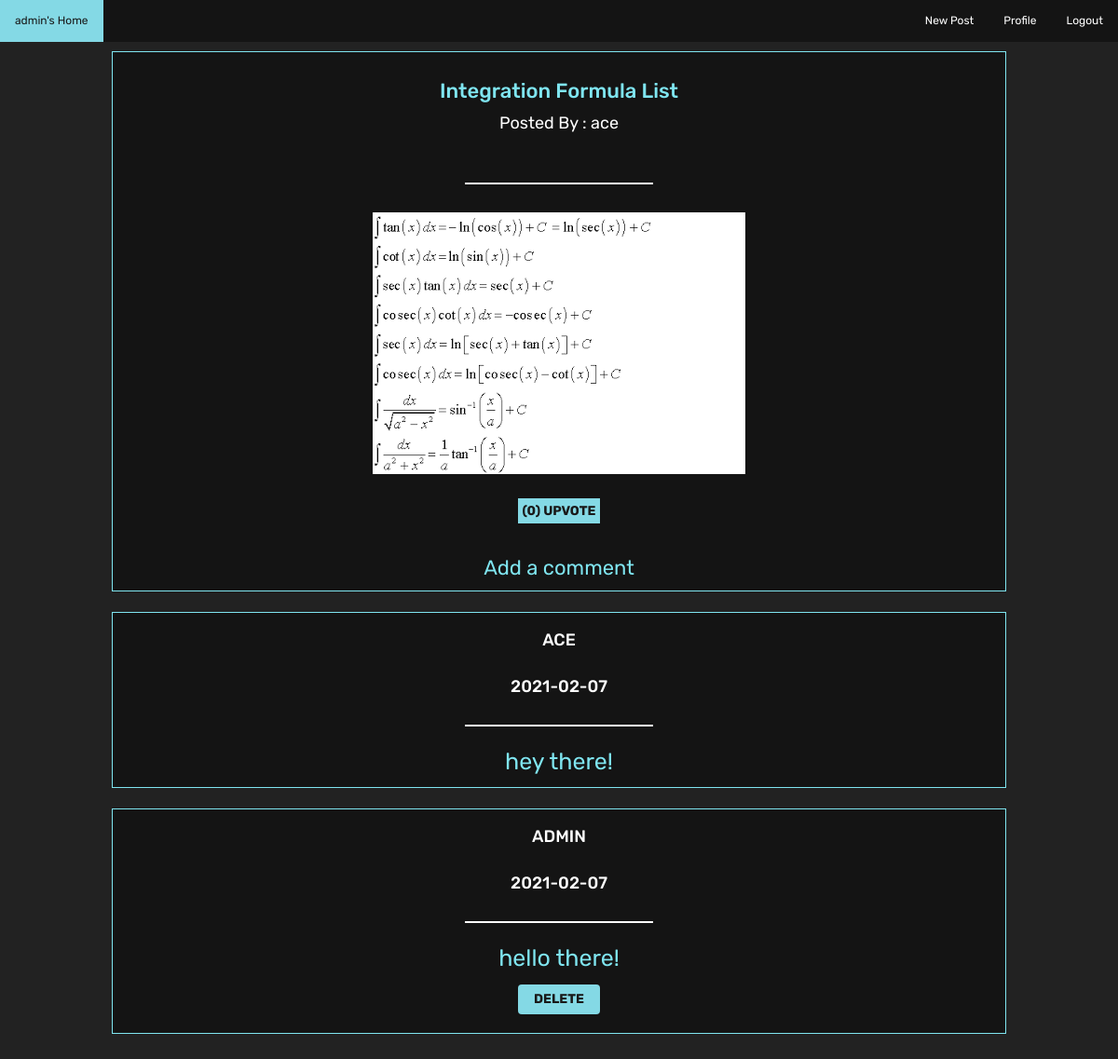
Screenshot of /comment.php?id=17 (signed in) with the database file from the repository.
### tables this page shows
CREATE TABLE `posttable` (
  `title` varchar(255) NOT NULL,
  `content` longtext NOT NULL,
  `author` varchar(255) NOT NULL,
  `image` varchar(255) DEFAULT NULL,
  `id` int(11) NOT NULL,
  `likes` int(11) NOT NULL DEFAULT 0,
  `dislikes` int(11) NOT NULL DEFAULT 0,
  `tag` varchar(50) DEFAULT NULL
);

CREATE TABLE `postcomments` (
  `postid` int(11) NOT NULL,
  `email` varchar(255) NOT NULL,
  `comment` varchar(255) NOT NULL,
  `dates` date DEFAULT NULL
);

### getSpecificPost.php (the view, shortened to what this page needs)
<?php
function getSpecificPosts(){
  $con = mysqli_connect("localhost","root","","posts");
  $srch=$_GET['id'];
  $query="SELECT * FROM `posttable` where id ='$srch'";
  $query2="SELECT * FROM `postcomments` where postid ='$srch' order by dates desc";
  $result=mysqli_query($con,$query);
  while($row=mysqli_fetch_array($result)){
    echo '
    <div class="container">
    <h3 class="posttitle">'.$row['title'].'</h3>
    <p class="postcontent">Posted By : '.$row['author'].'</p>
    <br>
    <hr width="200px">
    <p class="postcontent">'.$row['content'].'<p>
    <img src="uploads/'.$row['image'].'"class="imgt" ?>
    <br>
    <div class ="interact">
    <a class="btnLike" href="like.php?id='.$row["id"].'"><span>('.$row["likes"].') </span>UPVOTE</a>
    </div>
    <div class="searchbar2">
    <form action="addComment.php?id='.$row["id"].'" method="POST" id="form1">
    	<br>
      <p class="posttitle" style="">Add a comment</p>
      <input type="text" class="form-control" name="text" id="title">
      <br>
      <button type="submit" class="btn btn-primary" id="lgn">Post</button>
    </form>
    </div>
    </div>
    ';
    $result2=mysqli_query($con,$query2);
    while($row2=mysqli_fetch_array($result2)){
      echo '
      <div class="searchbar">
      <h3 class="cmname">'.$row2['email'].'</h3>
      <h3 class="cmname">'.$row2['dates'].'</h3>
      <hr width="200px">
      <p class="cmcontent">'.$row2['comment'].'</p>
      ';
      if($_SESSION['email']===$row2['email'])
      {
        echo '
        <button type="submit" class="btn btn-primary" id="lgn"><a class="btnLike" style="width:6%;" href="deleteComment.php?id='.$row["id"].'">DELETE</a></button>
        <br>
        </div>
        ';
      }
      else{
        echo'
        </div>';
      }
  }
}
}

### styles/inprof.css (style rules this page uses)
body { background: #222222; }
.imgt { display: block; margin-left: auto; margin-right: auto; width: 100%; }
#lgn { background-color:#fff; color:#222222; border:0; font-family: 'Rubik', sans-serif; }
.container { display: flex; flex-direction: column; align-items: center; background: #141414; border:1px solid #7FE5F0; margin-top: 10px; margin-bottom: 10px; padding:40px; width:70%; }
.searchbar { background: #141414; border:1px solid #7FE5F0; width: 70%; margin:22px auto; display: table; }
.searchbar2 { background: #141414; text-align: center; width: 50%; margin:15px auto ; display: table; }
.searchbar { display: flex; flex-direction: column; align-items: center; text-align: center; }
hr { border: 1px solid ; color:#fff; }
.posttitle { font-size: 30px; font-family: 'Rubik', sans-serif; color:#7FE5F0; }
.cmcontent { font-size: 25px; font-family: 'Rubik', sans-serif; color:#7FE5F0; }
.postcontent { font-size: 18px; font-family: 'Rubik', sans-serif; color:#fff; }
.cmname { text-transform: uppercase; font-size: 18px; font-family: 'Rubik', sans-serif; color:#fff; }
#lgn { background-color:#84D9E5; color:#191919; border:0; font-weight: bold; font-family: 'Rubik', sans-serif; }
.btnLike { width: 100%; padding: 5px; background-color:#84D9E5; color:#191919; border:0; font-weight: bold; font-family: 'Rubik', sans-serif; }
@media screen and (max-width: 1200px) { .container { padding:10px; width:80%; height: 580px; overflow-y: scroll; } }
@media screen and (max-width: 1200px) { .posttitle { font-size: 22px; } }
@media screen and (max-width: 1200px) { .searchbar { width: 80%; } }

### rows the page displays
posttable: title "Integration Formula List", author "ace", image (picture), likes "0"
postcomments: email "ACE", dates "2021-02-07", comment "hey there!"
postcomments: email "ADMIN", dates "2021-02-07", comment "hello there!"

### other values shown
$_SESSION["email"] "admin"
